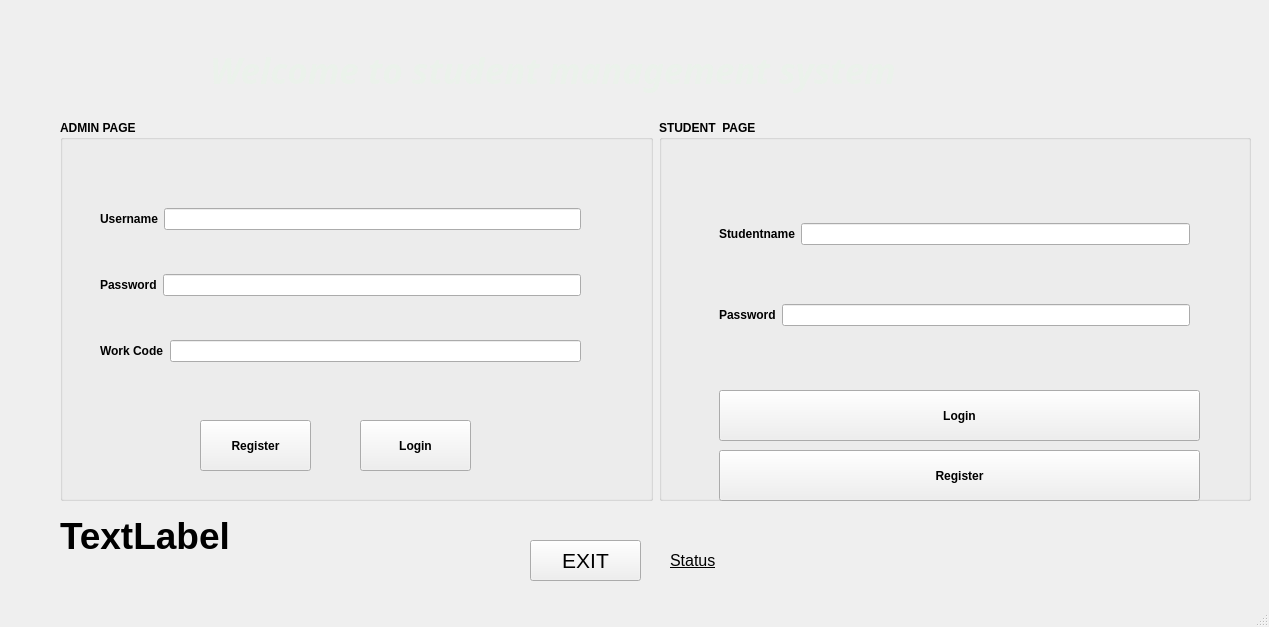
<?xml version="1.0" encoding="UTF-8"?>
<ui version="4.0">
 <class>Login</class>
 <widget class="QMainWindow" name="Login">
  <property name="geometry">
   <rect>
    <x>0</x>
    <y>0</y>
    <width>1269</width>
    <height>627</height>
   </rect>
  </property>
  <property name="sizePolicy">
   <sizepolicy hsizetype="Minimum" vsizetype="Preferred">
    <horstretch>0</horstretch>
    <verstretch>0</verstretch>
   </sizepolicy>
  </property>
  <property name="font">
   <font>
    <family>Yu Gothic UI</family>
    <pointsize>9</pointsize>
    <weight>75</weight>
    <bold>true</bold>
   </font>
  </property>
  <property name="windowTitle">
   <string>Login</string>
  </property>
  <widget class="QWidget" name="centralwidget">
   <widget class="QLabel" name="label">
    <property name="geometry">
     <rect>
      <x>670</x>
      <y>540</y>
      <width>571</width>
      <height>41</height>
     </rect>
    </property>
    <property name="font">
     <font>
      <family>MS Shell Dlg 2</family>
      <pointsize>12</pointsize>
      <weight>9</weight>
      <italic>false</italic>
      <bold>false</bold>
      <underline>true</underline>
     </font>
    </property>
    <property name="layoutDirection">
     <enum>Qt::RightToLeft</enum>
    </property>
    <property name="styleSheet">
     <string notr="true">font: 75 10pt &quot;MS Shell Dlg 2&quot;;
text-decoration: underline;
font: 75 12pt &quot;MS Shell Dlg 2&quot;;</string>
    </property>
    <property name="text">
     <string>Status</string>
    </property>
    <property name="indent">
     <number>-1</number>
    </property>
    <property name="buddy">
     <cstring>&lt;!DOCTYPE HTML PUBLIC &quot;-//W3C//DTD HTML 4.0//EN&quot; &quot;http://www.w3.org/TR/REC-html40/strict.dtd&quot;&gt;
&lt;html&gt;&lt;head&gt;&lt;meta name=&quot;qrichtext&quot; content=&quot;1&quot; /&gt;&lt;style type=&quot;text/css&quot;&gt;
p, li { white-space: pre-wrap; }
&lt;/style&gt;&lt;/head&gt;&lt;body style=&quot; font-family:'MS Shell Dlg 2'; font-size:8pt; font-weight:400; font-style:normal;&quot;&gt;
&lt;p align=&quot;center&quot; style=&quot; margin-top:12px; margin-bottom:12px; margin-left:0px; margin-right:0px; -qt-block-indent:0; text-indent:0px;&quot;&gt;&lt;span style=&quot; font-size:10pt; font-weight:600; font-style:italic; text-decoration: underline; color:#000000; vertical-align:sub;&quot;&gt;Welcome to make your Appointment for Vaccines!&lt;/span&gt;&lt;/p&gt;&lt;/body&gt;&lt;/html&gt;</cstring>
    </property>
   </widget>
   <widget class="QLabel" name="label_welcome">
    <property name="geometry">
     <rect>
      <x>210</x>
      <y>30</y>
      <width>871</width>
      <height>81</height>
     </rect>
    </property>
    <property name="font">
     <font>
      <family>Adobe Caslon Pro Bold</family>
      <pointsize>28</pointsize>
      <weight>75</weight>
      <bold>true</bold>
     </font>
    </property>
    <property name="text">
     <string>&lt;!DOCTYPE &gt;
&lt;html&gt;&lt;head&gt;&lt;meta name=&quot;qrichtext&quot; content=&quot;1&quot; /&gt;&lt;style type=&quot;text/css&quot;&gt;
p, li { white-space: pre-wrap; }
&lt;/style&gt;&lt;/head&gt;&lt;body style=&quot; font-family:'MS Shell Dlg 2';&quot;&gt;
&lt;span style=&quot; font-size:26pt; font-weight:600; font-style:italic; color:#ebf2eb;text-align: center;&quot;&gt;Welcome to student management system 
&lt;/span&gt;&lt;/body&gt;&lt;/html&gt;</string>
    </property>
   </widget>
   <widget class="QPushButton" name="pushButton_loginEXIT">
    <property name="geometry">
     <rect>
      <x>530</x>
      <y>540</y>
      <width>111</width>
      <height>41</height>
     </rect>
    </property>
    <property name="sizePolicy">
     <sizepolicy hsizetype="Minimum" vsizetype="Preferred">
      <horstretch>0</horstretch>
      <verstretch>0</verstretch>
     </sizepolicy>
    </property>
    <property name="font">
     <font>
      <family>MS Shell Dlg 2</family>
      <pointsize>16</pointsize>
      <weight>9</weight>
      <italic>false</italic>
      <bold>false</bold>
     </font>
    </property>
    <property name="styleSheet">
     <string notr="true">color:black;
font: 75 16pt &quot;MS Shell Dlg 2&quot;;



</string>
    </property>
    <property name="text">
     <string>EXIT</string>
    </property>
    <property name="autoRepeatDelay">
     <number>299</number>
    </property>
    <property name="autoDefault">
     <bool>false</bool>
    </property>
   </widget>
   <widget class="QWidget" name="layoutWidget">
    <property name="geometry">
     <rect>
      <x>60</x>
      <y>120</y>
      <width>1191</width>
      <height>381</height>
     </rect>
    </property>
    <layout class="QHBoxLayout" name="horizontalLayout_5">
     <item>
      <widget class="QGroupBox" name="groupBox">
       <property name="sizePolicy">
        <sizepolicy hsizetype="Preferred" vsizetype="Preferred">
         <horstretch>0</horstretch>
         <verstretch>0</verstretch>
        </sizepolicy>
       </property>
       <property name="styleSheet">
        <string notr="true">font: 75 12pt &quot;MS Shell Dlg 2&quot;;</string>
       </property>
       <property name="title">
        <string>ADMIN PAGE</string>
       </property>
       <widget class="QPushButton" name="pushButton_adminRegister">
        <property name="geometry">
         <rect>
          <x>140</x>
          <y>300</y>
          <width>111</width>
          <height>51</height>
         </rect>
        </property>
        <property name="text">
         <string>Register</string>
        </property>
       </widget>
       <widget class="QPushButton" name="pushButton_adminLogin">
        <property name="geometry">
         <rect>
          <x>300</x>
          <y>300</y>
          <width>111</width>
          <height>51</height>
         </rect>
        </property>
        <property name="text">
         <string>Login</string>
        </property>
       </widget>
       <widget class="QWidget" name="layoutWidget">
        <property name="geometry">
         <rect>
          <x>40</x>
          <y>50</y>
          <width>481</width>
          <height>231</height>
         </rect>
        </property>
        <layout class="QVBoxLayout" name="verticalLayout_3">
         <item>
          <layout class="QVBoxLayout" name="verticalLayout_2">
           <item>
            <layout class="QHBoxLayout" name="horizontalLayout_3">
             <item>
              <widget class="QLabel" name="label_adminUsername">
               <property name="text">
                <string>Username</string>
               </property>
              </widget>
             </item>
             <item>
              <widget class="QLineEdit" name="lineEdit_adminUsername"/>
             </item>
            </layout>
           </item>
          </layout>
         </item>
         <item>
          <layout class="QHBoxLayout" name="horizontalLayout_4">
           <item>
            <widget class="QLabel" name="label_adminPW">
             <property name="text">
              <string>Password</string>
             </property>
            </widget>
           </item>
           <item>
            <widget class="QLineEdit" name="lineEdit_adminPW">
             <property name="echoMode">
              <enum>QLineEdit::Password</enum>
             </property>
            </widget>
           </item>
          </layout>
         </item>
         <item>
          <layout class="QHBoxLayout" name="horizontalLayout_6">
           <item>
            <widget class="QLabel" name="label_adminCode">
             <property name="text">
              <string>Work Code</string>
             </property>
            </widget>
           </item>
           <item>
            <widget class="QLineEdit" name="lineEdit_adminCode">
             <property name="echoMode">
              <enum>QLineEdit::Password</enum>
             </property>
            </widget>
           </item>
          </layout>
         </item>
        </layout>
       </widget>
      </widget>
     </item>
     <item>
      <widget class="QGroupBox" name="groupBox_user">
       <property name="sizePolicy">
        <sizepolicy hsizetype="Preferred" vsizetype="Preferred">
         <horstretch>0</horstretch>
         <verstretch>0</verstretch>
        </sizepolicy>
       </property>
       <property name="styleSheet">
        <string notr="true">font: 75 12pt &quot;MS Shell Dlg 2&quot;;</string>
       </property>
       <property name="title">
        <string>STUDENT  PAGE</string>
       </property>
       <widget class="QPushButton" name="pushButton_userLogin">
        <property name="geometry">
         <rect>
          <x>60</x>
          <y>270</y>
          <width>481</width>
          <height>51</height>
         </rect>
        </property>
        <property name="text">
         <string>Login</string>
        </property>
       </widget>
       <widget class="QWidget" name="layoutWidget">
        <property name="geometry">
         <rect>
          <x>60</x>
          <y>50</y>
          <width>471</width>
          <height>211</height>
         </rect>
        </property>
        <layout class="QVBoxLayout" name="verticalLayout">
         <item>
          <layout class="QHBoxLayout" name="horizontalLayout">
           <item>
            <widget class="QLabel" name="label_userUsername">
             <property name="text">
              <string>Studentname</string>
             </property>
            </widget>
           </item>
           <item>
            <widget class="QLineEdit" name="lineEdit_userUsername"/>
           </item>
          </layout>
         </item>
         <item>
          <layout class="QHBoxLayout" name="horizontalLayout_2">
           <item>
            <widget class="QLabel" name="label_userPW">
             <property name="text">
              <string>Password</string>
             </property>
            </widget>
           </item>
           <item>
            <widget class="QLineEdit" name="lineEdit_userPW">
             <property name="echoMode">
              <enum>QLineEdit::Password</enum>
             </property>
            </widget>
           </item>
          </layout>
         </item>
        </layout>
       </widget>
       <widget class="QPushButton" name="pushButton_user_Register">
        <property name="geometry">
         <rect>
          <x>60</x>
          <y>330</y>
          <width>481</width>
          <height>51</height>
         </rect>
        </property>
        <property name="text">
         <string>Register</string>
        </property>
       </widget>
      </widget>
     </item>
    </layout>
   </widget>
   <widget class="QLabel" name="label_date_time">
    <property name="geometry">
     <rect>
      <x>60</x>
      <y>505</y>
      <width>301</width>
      <height>61</height>
     </rect>
    </property>
    <property name="font">
     <font>
      <family>Yu Gothic UI</family>
      <pointsize>28</pointsize>
      <weight>75</weight>
      <bold>true</bold>
     </font>
    </property>
    <property name="text">
     <string>TextLabel</string>
    </property>
   </widget>
  </widget>
  <widget class="QMenuBar" name="menubar">
   <property name="geometry">
    <rect>
     <x>0</x>
     <y>0</y>
     <width>1269</width>
     <height>26</height>
    </rect>
   </property>
  </widget>
  <widget class="QStatusBar" name="statusbar"/>
 </widget>
 <tabstops>
  <tabstop>lineEdit_userUsername</tabstop>
  <tabstop>lineEdit_userPW</tabstop>
  <tabstop>pushButton_userLogin</tabstop>
  <tabstop>lineEdit_adminUsername</tabstop>
  <tabstop>lineEdit_adminPW</tabstop>
  <tabstop>pushButton_adminRegister</tabstop>
  <tabstop>pushButton_adminLogin</tabstop>
  <tabstop>pushButton_loginEXIT</tabstop>
 </tabstops>
 <resources/>
 <connections/>
</ui>
